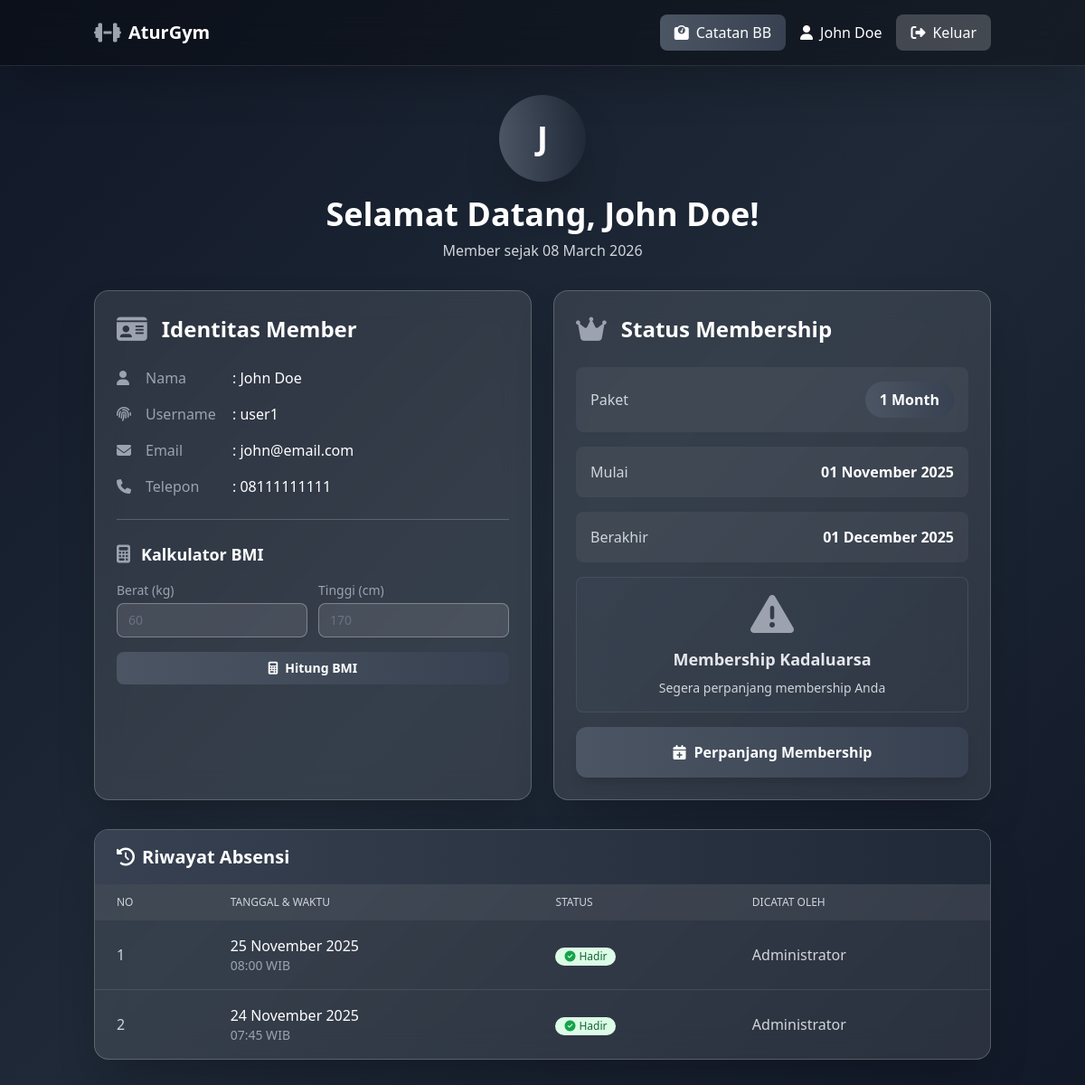
The page /member/dashboard.php (signed in) on the database its author committed.
### tables this page shows
CREATE TABLE IF NOT EXISTS users (
    id INT AUTO_INCREMENT PRIMARY KEY,
    username VARCHAR(50) UNIQUE NOT NULL,
    password VARCHAR(255) NOT NULL,
    full_name VARCHAR(100) NOT NULL,
    email VARCHAR(100),
    phone VARCHAR(20),
    role ENUM('admin', 'user') DEFAULT 'user',
    created_at TIMESTAMP DEFAULT CURRENT_TIMESTAMP
);

CREATE TABLE IF NOT EXISTS memberships (
    id INT AUTO_INCREMENT PRIMARY KEY,
    user_id INT NOT NULL,
    start_date DATE NOT NULL,
    end_date DATE NOT NULL,
    package_type ENUM('1_month', '3_months', '6_months', '12_months') NOT NULL,
    status ENUM('active', 'expired', 'pending') DEFAULT 'active',
    price DECIMAL(10,2) NOT NULL DEFAULT 0,
    payment_method VARCHAR(50),
    created_at TIMESTAMP DEFAULT CURRENT_TIMESTAMP,
    updated_at TIMESTAMP DEFAULT CURRENT_TIMESTAMP ON UPDATE CURRENT_TIMESTAMP,
    FOREIGN KEY (user_id) REFERENCES users(id) ON DELETE CASCADE
);

CREATE TABLE IF NOT EXISTS attendance (
    id INT AUTO_INCREMENT PRIMARY KEY,
    user_id INT NOT NULL,
    check_in DATETIME NOT NULL,
    notes TEXT,
    created_by INT,
    FOREIGN KEY (user_id) REFERENCES users(id) ON DELETE CASCADE,
    FOREIGN KEY (created_by) REFERENCES users(id) ON DELETE SET NULL
);

### member/dashboard.php (the view, shortened to what this page needs)
<?php
$koneksi = getConnection();
$id_pengguna = $_SESSION['id_pengguna'];
$query_pengguna = "SELECT * FROM users WHERE id = $id_pengguna";
$dataPengguna = $koneksi->query($query_pengguna)->fetch_assoc();
$query_membership = "
    SELECT m.*, DATEDIFF(m.end_date, CURDATE()) as days_remaining
    FROM memberships m
    WHERE m.user_id = $id_pengguna
    ORDER BY m.end_date DESC
    LIMIT 1
";
$hasil_membership = $koneksi->query($query_membership);
$dataMembership = $hasil_membership->fetch_assoc();
$query_absensi = "
    SELECT a.*, u.full_name as admin_name
    FROM attendance a
    LEFT JOIN users u ON a.created_by = u.id
    WHERE a.user_id = $id_pengguna
    ORDER BY a.check_in DESC
    LIMIT 10
";
$daftarAbsensi = $koneksi->query($query_absensi);
?>
<!DOCTYPE html>
<html lang="id">
<head>
    <script src="https://cdn.tailwindcss.com"></script>
    <link rel="stylesheet" href="https://cdnjs.cloudflare.com/ajax/libs/font-awesome/6.4.0/css/all.min.css">
</head>
<body class="bg-gradient-to-br from-gray-900 via-gray-800 to-gray-900 min-h-screen">
    <nav class="bg-black/30 backdrop-blur-lg text-white shadow-2xl border-b border-white/10">
        <div class="container mx-auto px-4">
            <div class="flex items-center justify-between py-4">
                <div class="flex items-center space-x-4">
                    <div class="flex items-center space-x-2">
                        <i class="fas fa-dumbbell text-2xl text-gray-400"></i>
                        <span class="text-xl font-bold">AturGym</span>
                    </div>
                </div>
                <div class="flex items-center space-x-4">
                    <a href="catatan_bb.php" class="hidden md:flex bg-gradient-to-r from-gray-600 to-gray-700 hover:from-gray-500 hover:to-gray-600 px-4 py-2 rounded-lg transition items-center">
                        <i class="fas fa-weight mr-2"></i>Catatan BB
                    </a>
                    <span class="hidden md:block"><i class="fas fa-user mr-2"></i><?php echo $_SESSION['nama_lengkap']; ?></span>
                    <a href="../logout.php" class="bg-white/20 hover:bg-white/30 px-4 py-2 rounded-lg transition">
                        <i class="fas fa-sign-out-alt mr-2"></i>Keluar
                    </a>
                </div>
            </div>
        </div>
    </nav>
    <div class="container mx-auto px-4 py-8">
        <div class="text-center mb-8">
            <div class="inline-flex items-center justify-center w-24 h-24 bg-gradient-to-r from-gray-600 to-gray-800 rounded-full mb-4 shadow-2xl">
                <span class="text-4xl font-bold text-white"><?php echo strtoupper(substr($dataPengguna['full_name'], 0, 1)); ?></span>
            </div>
            <h1 class="text-4xl font-bold text-white mb-2">Selamat Datang, <?php echo $dataPengguna['full_name']; ?>!</h1>
            <p class="text-gray-300">Member sejak <?php echo date('d F Y', strtotime($dataPengguna['created_at'])); ?></p>
        </div>
        <div class="grid grid-cols-1 lg:grid-cols-2 gap-6 mb-8">
            <div class="bg-white/10 backdrop-blur-lg rounded-2xl shadow-2xl p-6 border border-white/20">
                <div class="flex items-center mb-6">
                    <i class="fas fa-id-card text-3xl text-gray-400 mr-4"></i></i>
                    <h2 class="text-2xl font-bold text-white">Identitas Member</h2>
                </div>
                <div class="space-y-4">
                    <div class="flex items-start">
                        <div class="w-32 text-gray-400 flex items-center"><i class="fas fa-user w-6 mr-2"></i><span>Nama</span></div>
                        <div class="flex-1 text-white font-medium">: <?php echo $dataPengguna['full_name']; ?></div>
                    </div>
                    <div class="flex items-start">
                        <div class="w-32 text-gray-400 flex items-center"><i class="fas fa-fingerprint w-6 mr-2"></i><span>Username</span></div>
                        <div class="flex-1 text-white font-medium">: <?php echo $dataPengguna['username']; ?></div>
                    </div>
                    <div class="flex items-start">
                        <div class="w-32 text-gray-400 flex items-center"><i class="fas fa-envelope w-6 mr-2"></i><span>Email</span></div>
                        <div class="flex-1 text-white font-medium">: <?php echo $dataPengguna['email'] ?: '-'; ?></div>
                    </div>
                    <div class="flex items-start">
                        <div class="w-32 text-gray-400 flex items-center"><i class="fas fa-phone w-6 mr-2"></i><span>Telepon</span></div>
                        <div class="flex-1 text-white font-medium">: <?php echo $dataPengguna['phone'] ?: '-'; ?></div>
                    </div>
                </div>
                <div class="mt-6 pt-6 border-t border-white/20">
                    <div class="flex items-center mb-4">
                        <i class="fas fa-calculator text-xl text-gray-400 mr-3"></i>
                        <h3 class="text-lg font-bold text-white">Kalkulator BMI</h3>
                    </div>
                    <div class="grid grid-cols-2 gap-3 mb-4">
                        <div>
                            <label class="block text-gray-400 text-sm mb-1">Berat (kg)</label>
                            <input type="number" id="berat_badan" placeholder="60" step="0.1" min="1" max="500"
                                class="w-full px-3 py-2 bg-white/10 border border-white/30 rounded-lg text-white placeholder-gray-500 focus:outline-none focus:ring-2 focus:ring-gray-400 text-sm">
                        </div>
                        <div>
                            <label class="block text-gray-400 text-sm mb-1">Tinggi (cm)</label>
                            <input type="number" id="tinggi_badan" placeholder="170" step="0.1" min="1" max="300"
                                class="w-full px-3 py-2 bg-white/10 border border-white/30 rounded-lg text-white placeholder-gray-500 focus:outline-none focus:ring-2 focus:ring-gray-400 text-sm">
                        </div>
                    </div>
                    <button onclick="hitungBMI()" class="w-full bg-gradient-to-r from-gray-600 to-gray-700 text-white px-4 py-2 rounded-lg hover:from-gray-500 hover:to-gray-600 transition text-sm font-semibold">
                        <i class="fas fa-calculator mr-2"></i>Hitung BMI
                    </button>
                </div>
            </div>
            <div class="bg-white/10 backdrop-blur-lg rounded-2xl shadow-2xl p-6 border border-white/20">
                <div class="flex items-center mb-6">
                    <i class="fas fa-crown text-3xl text-gray-400 mr-4"></i></i>
                    <h2 class="text-2xl font-bold text-white">Status Membership</h2>
                </div>
                <?php if ($dataMembership): ?>
                <div class="space-y-4">
                    <div class="flex items-center justify-between p-4 bg-white/5 rounded-lg">
                        <span class="text-gray-300">Paket</span>
                        <span class="px-4 py-2 bg-gradient-to-r from-gray-600 to-gray-700 text-white rounded-full font-semibold">
                            <?php echo str_replace('_', ' ', ucwords($dataMembership['package_type'], '_')); ?>
                        </span>
                    </div>
                    <div class="flex items-center justify-between p-4 bg-white/5 rounded-lg">
                        <span class="text-gray-300">Mulai</span>
                        <span class="text-white font-semibold"><?php echo date('d F Y', strtotime($dataMembership['start_date'])); ?></span>
                    </div>
                    <div class="flex items-center justify-between p-4 bg-white/5 rounded-lg">
                        <span class="text-gray-300">Berakhir</span>
                        <span class="text-white font-semibold"><?php echo date('d F Y', strtotime($dataMembership['end_date'])); ?></span>
                    </div>
                    <div class="p-4 bg-gradient-to-r from-gray-600/20 to-gray-700/20 rounded-lg border border-gray-500/30">
                        <?php if ($dataMembership['days_remaining'] > 0): ?>
                        <div class="text-center">
                            <div class="text-5xl font-bold text-white mb-2"><?php echo $dataMembership['days_remaining']; ?></div>
                            <div class="text-gray-300">Hari Tersisa</div>
                            <div class="mt-3">
                                <span class="px-4 py-2 bg-gray-500/30 text-gray-200 rounded-full text-sm font-semibold">
                                    <i class="fas fa-check-circle mr-1"></i>Aktif
                                </span>
                            </div>
                        </div>
                        <?php else: ?>
                        <div class="text-center">
                            <i class="fas fa-exclamation-triangle text-5xl text-gray-400 mb-3"></i>
                            <div class="text-gray-200 font-semibold text-lg">Membership Kadaluarsa</div>
                            <div class="text-gray-300 text-sm mt-2">Segera perpanjang membership Anda</div>
                        </div>
                        <?php endif; ?>
                    </div>
                    <button onclick="bukaModal('modalPerpanjang')" class="w-full bg-gradient-to-r from-gray-600 to-gray-700 text-white px-6 py-4 rounded-xl shadow-lg hover:shadow-xl transform hover:scale-105 transition font-semibold">
                        <i class="fas fa-calendar-plus mr-2"></i>Perpanjang Membership
                    </button>
                </div>
                <?php endif; ?>
            </div>
        </div>
        <div class="bg-white/10 backdrop-blur-lg rounded-2xl shadow-2xl overflow-hidden border border-white/20 mb-8">
            <div class="bg-gradient-to-r from-gray-700 to-gray-800 px-6 py-4">
                <h2 class="text-xl font-bold text-white"><i class="fas fa-history mr-2"></i>Riwayat Absensi</h2>
            </div>
            <div class="overflow-x-auto">
                <table class="min-w-full">
                    <thead class="bg-white/5">
                        <tr>
                            <th class="px-6 py-3 text-left text-xs font-medium text-gray-300 uppercase">No</th>
                            <th class="px-6 py-3 text-left text-xs font-medium text-gray-300 uppercase">Tanggal & Waktu</th>
                            <th class="px-6 py-3 text-left text-xs font-medium text-gray-300 uppercase">Status</th>
                            <th class="px-6 py-3 text-left text-xs font-medium text-gray-300 uppercase">Dicatat Oleh</th>
                        </tr>
                    </thead>
                    <tbody class="divide-y divide-white/10">
                        <?php
                        $no = 1;
                        if ($daftarAbsensi->num_rows > 0):
                            while($absen = $daftarAbsensi->fetch_assoc()):
                        ?>
                        <tr class="hover:bg-white/5 transition">
                            <td class="px-6 py-4 whitespace-nowrap text-gray-300"><?php echo $no++; ?></td>
                            <td class="px-6 py-4 whitespace-nowrap">
                                <div class="text-white font-medium"><?php echo date('d F Y', strtotime($absen['check_in'])); ?></div>
                                <div class="text-gray-400 text-sm"><?php echo date('H:i', strtotime($absen['check_in'])); ?> WIB</div>
                            </td>
                            <td class="px-6 py-4">
                                <span class="inline-flex items-center px-2.5 py-0.5 rounded-full text-xs font-medium bg-green-100 text-green-800">
                                    <i class="fas fa-check-circle mr-1 text-green-600"></i>Hadir
                                </span>
                            </td>
                            <td class="px-6 py-4 whitespace-nowrap text-gray-300"><?php echo $absen['admin_name'] ?: 'System'; ?></td>
                        </tr>
                        <?php
                            endwhile;
                        endif; ?>
                    </tbody>
                </table>
            </div>
        </div>
    </div>
</body>
</html>

### rows shown on the page
users: full_name "J", full_name "John Doe", created_at "08 March 2026", username "user1", email "john@email.com", phone "08111111111"
memberships: package_type "1 Month", start_date "01 November 2025", end_date "01 December 2025"
attendance: check_in "25 November 2025", check_in "08:00", created_by.full_name "Administrator"
attendance: check_in "24 November 2025", check_in "07:45", created_by.full_name "Administrator"

### other values the page prints
$_SESSION['nama_lengkap'] "John Doe"
